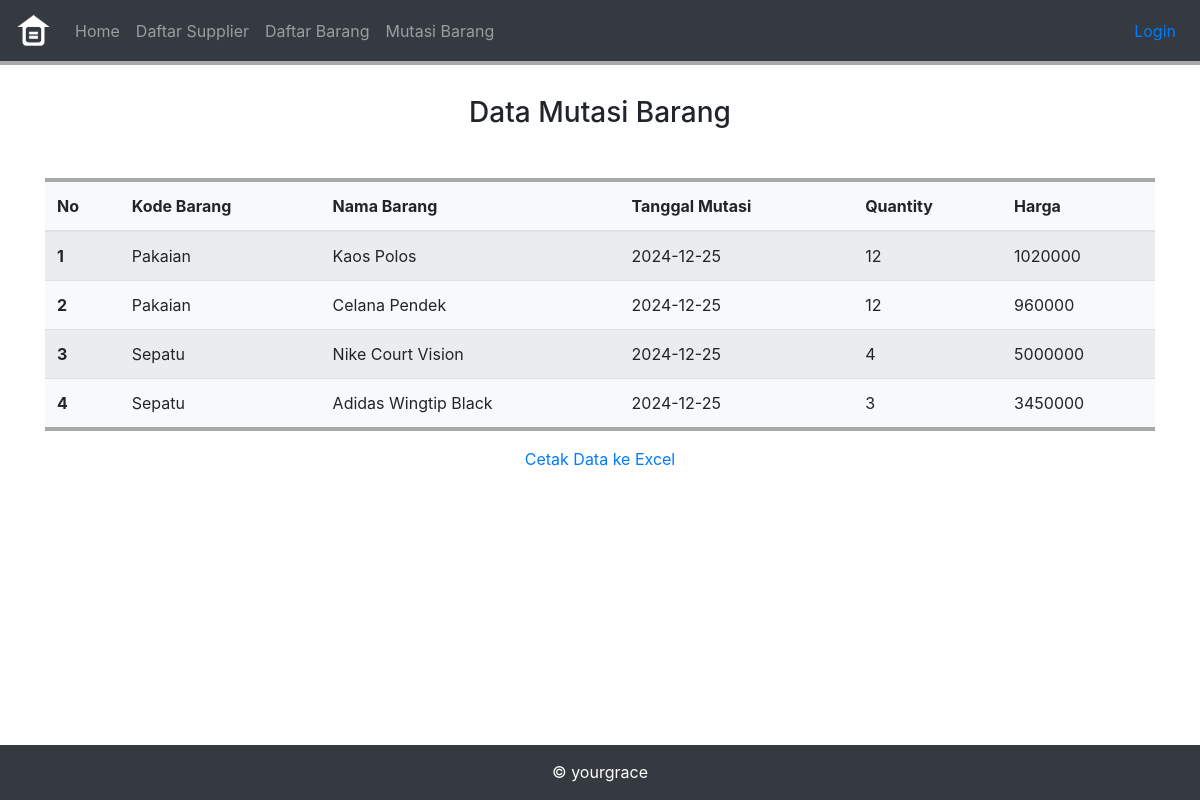
/views_guest/mutasi_guest.php, run on the app's committed database.
### tables this page shows
CREATE TABLE `m_mutasi` (
  `mutasi_id` int(11) NOT NULL,
  `mutasi_item_id` int(11) NOT NULL,
  `mutasi_date` date NOT NULL,
  `mutasi_quantity` int(11) NOT NULL,
  `mutasi_price` int(11) NOT NULL
);

CREATE TABLE `m_item` (
  `item_id` int(11) NOT NULL,
  `item_code` varchar(20) NOT NULL,
  `item_name` varchar(100) NOT NULL,
  `item_quantity` int(11) NOT NULL,
  `item_price` int(11) NOT NULL,
  `item_supplier_id` int(11) NOT NULL
);

### views_guest/mutasi_guest.php (the view, shortened to what this page needs)
<?php
	include_once '../koneksi.php';
	$mutasi 	= mysqli_query($koneksi, "SELECT * FROM m_mutasi,m_item WHERE m_mutasi.mutasi_item_id=m_item.item_id");
?>
<!DOCTYPE html>
<html>
	<head>
		<link rel="stylesheet" href="../assets/css/bootstrap.min.css">
		<link rel="stylesheet" href="../assets/css/style.css">
		<link rel="stylesheet" href="../assets/fonts/css/font-awesome.min.css">
	</head>
	<body>
		<?php include "header_guest.php"; ?>
		<div class="container table-responsive mt-5">
			<div class="font-weight-bold text-center mt-5 mb-5">
				<h3>Data Mutasi Barang</h3>
			</div>
			<table class="table table-striped bg-light" style="border-top: #a8a8a8 4px solid; border-bottom: #a8a8a8 4px solid">
			  <thead class="thead">
			    <tr>
			      <th scope="col">No</th>
				  <th scope="col">Kode Barang</th>
				  <th scope="col">Nama Barang</th>
			      <th scope="col">Tanggal Mutasi</th>
			      <th scope="col">Quantity</th>
			      <th scope="col">Harga</th>
			    </tr>
			  </thead>
			  <tbody>
			  	<?php $no=1; foreach($mutasi as $datamutasi) { ?>
			    <tr>
			      <th scope="row"><?php echo $no; ?></th>
				  <td><?php echo $datamutasi['item_code']; ?></td>
				  <td><?php echo $datamutasi['item_name']; ?></td>
			      <td><?php echo $datamutasi['mutasi_date']; ?></td>
			      <td id="tablequantity"><?php echo $datamutasi['mutasi_quantity']; ?></td>
			      <td><?php echo $datamutasi['mutasi_price']; ?></td>
			    </tr>
			    <?php $no++;} ?>
			  </tbody>
			</table>
			<div class="text-center mt-2">
				<a href="../ekspor_excel.php">Cetak Data ke Excel</a>
			</div>
		</div>
		<?php include "footer_guest.php"; ?>
	</body>
</html>

### views_guest/header_guest.php (shortened to what this page needs)
<div class="fixed-top mb-5">
	<nav class="navbar navbar-expand-lg navbar-dark bg-dark" style="border-bottom: #a8a8a8 4px solid">
		<div>
			<a class="navbar-brand" href="#"><img src="../assets/img/icon_wh.png" alt="" style="max-width: 35px;"></a>
		</div>
		<div class="collapse navbar-collapse" id="navbar">
			<ul class="navbar-nav mr-auto mt-2 mt-lg-0">
				<li class="nav-item">
					<a class="nav-link" href="index_guest.php">Home</a>
				</li>
				<li class="nav-item">
					<a class="nav-link" href="supplier_guest.php">Daftar Supplier</a>
				</li>
				<li class="nav-item">
					<a class="nav-link" href="barang_guest.php">Daftar Barang</a>
				</li>
				<li class="nav-item">
					<a class="nav-link" href="mutasi_guest.php">Mutasi Barang</a>
				</li>
			</ul>
			<ul class="navbar-nav ml-auto">
				<li class="nav-item">
					<a class="nav-link text-primary" href="../login.php">Login</a>
				</li>
			</ul>
		  </div>
	</nav>
</div>

### views_guest/footer_guest.php
<div class="container-fluid bg-dark fixed-bottom">
	<div class="row">
		<div class="col-sm-12 text-center text-white" style="margin-top:15px;">
			<p>&copy; yourgrace</p>
		</div>
	</div>
</div>

### assets/css/style.css (style rules this page uses)
nav { border-bottom: #a8a8a8 solid 8px; }

### data on the page
m_mutasi: m_item.item_code "Pakaian", m_item.item_name "Kaos Polos", mutasi_date "2024-12-25", mutasi_quantity "12", mutasi_price "1020000"
m_mutasi: m_item.item_code "Pakaian", m_item.item_name "Celana Pendek", mutasi_date "2024-12-25", mutasi_quantity "12", mutasi_price "960000"
m_mutasi: m_item.item_code "Sepatu", m_item.item_name "Nike Court Vision", mutasi_date "2024-12-25", mutasi_quantity "4", mutasi_price "5000000"
m_mutasi: m_item.item_code "Sepatu", m_item.item_name "Adidas Wingtip Black", mutasi_date "2024-12-25", mutasi_quantity "3", mutasi_price "3450000"
